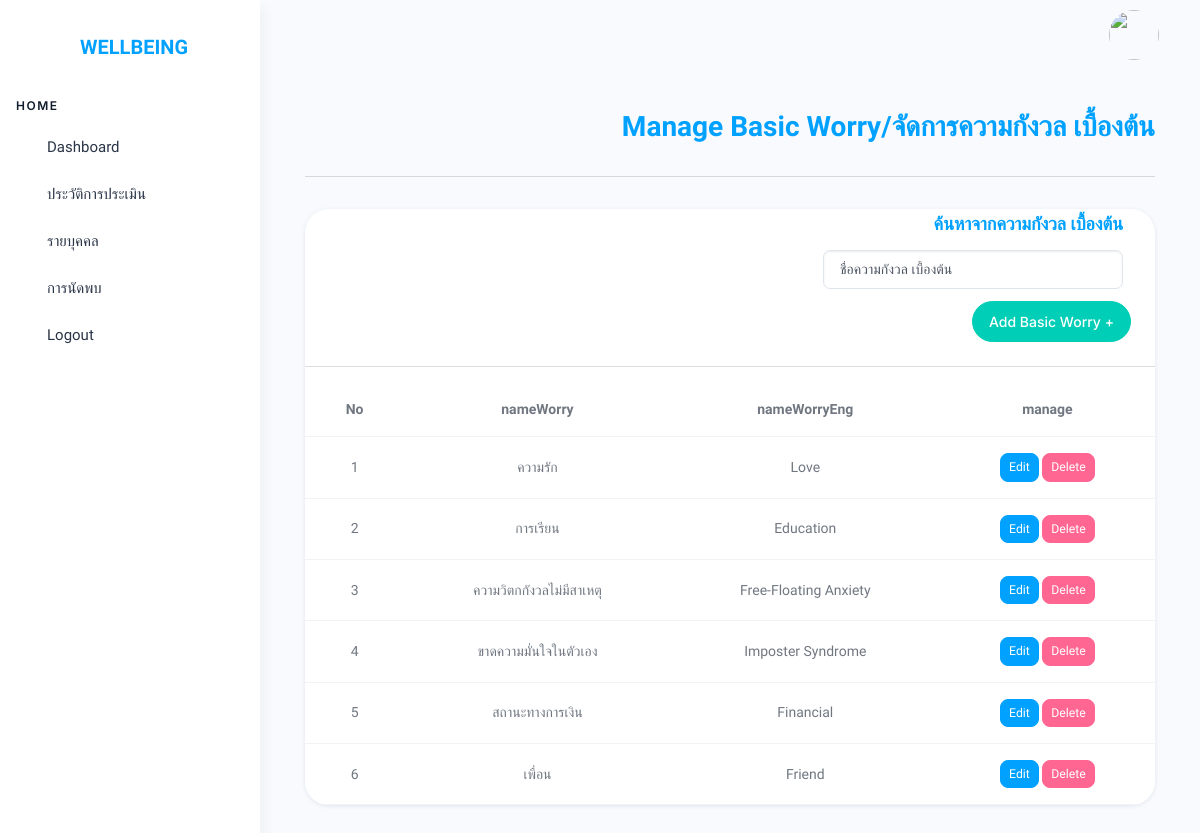
/src/php/manage_basic_worry.php, run on the app's committed database.
### tables this page shows
CREATE TABLE `basic_worry` (
  `id` int(11) NOT NULL,
  `nameWorry` varchar(255) NOT NULL,
  `createdAt` datetime NOT NULL,
  `updatedAt` datetime NOT NULL,
  `nameWorryEng` varchar(255) DEFAULT NULL
);

### src/php/manage_basic_worry.php (the view, shortened to what this page needs)
<?php
require 'connect.php';
$sql = "SELECT id, nameWorry, nameWorryEng FROM basic_worry ";
$stmt = $conn->query($sql);
$result = $stmt->fetchAll(PDO::FETCH_ASSOC);
?>
<!doctype html>
<html lang="en">
<!doctype html>
<html lang="en">
<head>
    <link rel="stylesheet" href="../assets/css/styles.min.css" />
    <link rel="stylesheet" href="../assets/css/addQ.css" />
    <link rel="stylesheet" href="../assets/css/notification.css">
</head>
<body>
    <div class="page-wrapper" id="main-wrapper" data-layout="vertical" data-navbarbg="skin6" data-sidebartype="full"
        data-sidebar-position="fixed" data-header-position="fixed">
        <?php include 'sidebar.php'; ?>
        <div class="body-wrapper">
            <?php include 'header.php'; ?>
            <div class="body-wrapper-inner">
                <div class="container-fluid">
                    <h2 class="head-topic text-primary pb-3">Manage Basic Worry/จัดการความกังวล เบื้องต้น</h2>
                    <hr class="p-md-2">
                    <div class="row">
                        <div class="col-lg-12 d-flex align-items-stretch">
                            <div class="card w-100 overflow-hidden">
                                <div class="card-body py-1 d-flex align-items-center justify-content-end mb-1">
                                    <h4 class="fs- mb-1 card-title text-primary me-2">ค้นหาจากความกังวล เบื้องต้น</h4>
                                </div>
                                <div class="card-body py-1 d-flex align-items-center justify-content-end mb-1">
                                    <input type="text" id="searchInput" class="form-control w-20 me-2"
                                        placeholder="ชื่อความกังวล เบื้องต้น">
                                </div>
                                <div class="card-body py-1 d-flex align-items-center justify-content-end mb-1">
                                    <button type="button" class="btn btn-success" data-bs-toggle="modal"
                                        data-bs-target="#addBasicWorryModal">
                                        Add Basic Worry +
                                    </button>
                                </div>
                                <hr>
                                <div data-simplebar class="position-relative">
                                    <div id="searchResult" class="table-responsive products-tabel" data-simplebar>
                                        <table class="table text-nowrap mb-0 align-middle table-hover">
                                            <thead class="fs-4">
                                                <tr>
                                                    <th class="fs-3">No</th>
                                                    <th class="fs-3">nameWorry</th>
                                                    <th class="fs-3">nameWorryEng</th>
                                                    <th class="fs-3">manage</th>
                                                </tr>
                                            </thead>
                                            <tbody>
                                                <?php $count = 1;
                                                if ($result): ?>
                                                    <?php foreach ($result as $row): ?>
                                                        <tr>
                                                            <td><?= htmlspecialchars($count++); ?></td>
                                                            <td><?= htmlspecialchars($row['nameWorry']); ?></td>
                                                            <td><?= htmlspecialchars($row['nameWorryEng']); ?></td>
                                                            <td>
                                                                <button class="btn btn-primary btn-sm edit-btn">Edit</button>
                                                                <button class="btn btn-danger btn-sm delete-btn"
                                                                    data-id="<?= $row['id']; ?>">Delete</button>
                                                            </td>
                                                        </tr>
                                                    <?php endforeach; ?>
                                                <?php else: ?>
                                                    <tr>
                                                        <td colspan="8" class="text-center">ไม่มีข้อมูล</td>
                                                    </tr>
                                                <?php endif; ?>
                                            </tbody>
                                        </table>
                                    </div>
                                </div>
                            </div>
                        </div>
                    </div>
                </div>
            </div>
        </div>
    </div>
</body>
</html>

### src/assets/css/addQ.css (style rules this page uses)
.head-topic { text-align: end; }
td { text-align: center; }

### data on the page
basic_worry: nameWorry "ความรัก", nameWorryEng "Love"
basic_worry: nameWorry "การเรียน", nameWorryEng "Education"
basic_worry: nameWorry "ความวิตกกังวลไม่มีสาเหตุ", nameWorryEng "Free-Floating Anxiety"
basic_worry: nameWorry "ขาดความมั่นใจในตัวเอง", nameWorryEng "Imposter Syndrome"
basic_worry: nameWorry "สถานะทางการเงิน", nameWorryEng "Financial"
basic_worry: nameWorry "เพื่อน", nameWorryEng "Friend"
